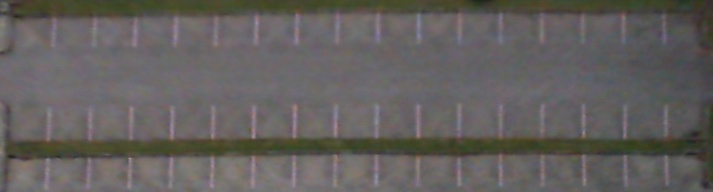
#> input picture testImages/Cloudy/2012-09-12/2012-09-12_06_05_16.jpg, 713 x 192 px
$ python -i transform_helper.py   (imports and definitions only)
#> lines starting #> are read from the running program, lines starting #| are printed output that depends on the picture; after the words box and inside, x2 and y2 are one past the last pixel; in counts of white or black regions, pixels touching at a corner belong together
#> further down, picture is the input picture: shape (192, 713, 3); mean B, G, R 93.7, 95.8, 99.2

import numpy as np
import cv2

################################# functions ####################################

# detects whether or not points in ordered_list are groups
def grouper(ordered_list, cluster_size, order):
    points = []
    for line in ordered_list:
        y = line[0][order]
        if len(points) == 0:
            points.append([y])
        else:
            sum = 0
            for x in points[len(points)-1]:
                sum+=x
            avg = sum / len(points[len(points)-1])
            if y - avg <= cluster_size:
                points[len(points)-1].append(y)
            else:
                points.append([y])
    return points


#helper function for the quicksort function
def partition(arr,low,high, index):
    i = ( low-1 )         # index of smaller element
    pivot = arr[high][0][index]     # pivot

    for j in range(low , high):

        # If current element is smaller than or
        # equal to pivot
        if   arr[j][0][index] <= pivot:

            # increment index of smaller element
            i = i+1
            arr[i],arr[j] = arr[j],arr[i]

    arr[i+1],arr[high] = arr[high],arr[i+1]
    return ( i+1 )

# Function to do Quick sort
def quickSort(arr,low,high,index):
    if low < high:
        pi = partition(arr,low,high,index)
        quickSort(arr, low, pi-1, index)
        quickSort(arr, pi+1, high, index)

def rgb_mask(image):
    im = np.copy(image)
    height, width, channels = im.shape
#> height = 192; width = 713; channels = 3

    # left white color mask
    white_left_lower = np.array([130,118,118], dtype=np.uint8)
    white_left_upper = np.array([255,150,255], dtype=np.uint8)
    white_left_mask = cv2.inRange(im, white_left_lower, white_left_upper)
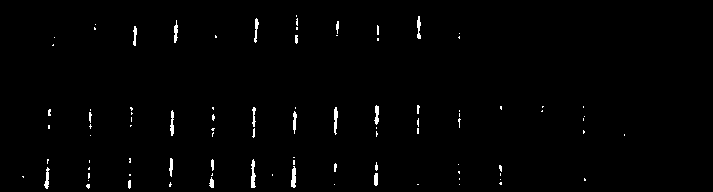
#> white_left_mask: shape (192, 713); 1.1% white; 91 white regions (69 under 20 px), largest, box (x1, y1, x2, y2) and area: (251, 159, 256, 188) 95, (291, 166, 296, 188) 84, (334, 107, 338, 135) 80
    white_left_mask[0:height, int(width/2)+30:width] = False
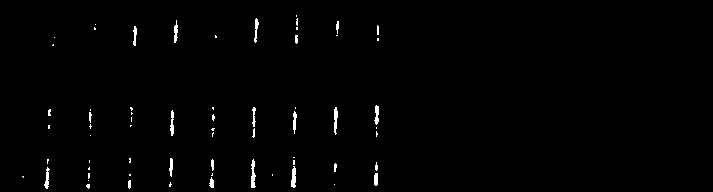
#> white_left_mask: shape (192, 713); 0.96% white; 64 white regions (44 under 20 px), largest, box (x1, y1, x2, y2) and area: (251, 159, 256, 188) 95, (291, 166, 296, 188) 84, (334, 107, 338, 135) 80

    # right white color mask
    white_right_lower = np.array([110,110,110], dtype=np.uint8)
    white_right_upper = np.array([255,255,255], dtype=np.uint8)
    white_right_mask = cv2.inRange(im, white_right_lower, white_right_upper)
#> white_right_mask: shape (192, 713); 10.7% white; 185 white regions (115 under 20 px), largest, box (x1, y1, x2, y2) and area: (167, 155, 364, 192) 4314, (10, 158, 145, 192) 1849, (26, 24, 82, 101) 1138
    white_right_mask[0:height, 0:int(width/2)+30] = False
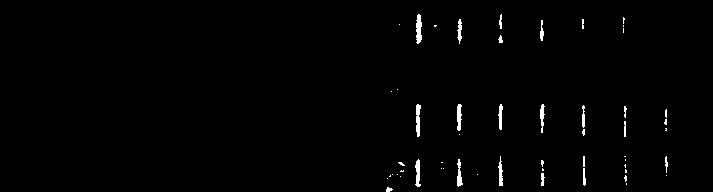
#> white_right_mask: shape (192, 713); 1.1% white; 53 white regions (33 under 20 px), largest, box (x1, y1, x2, y2) and area: (416, 14, 422, 44) 139, (416, 104, 421, 137) 123, (415, 159, 421, 187) 107

    # combine white masks
    white_mask = cv2.bitwise_or(white_left_mask, white_right_mask)
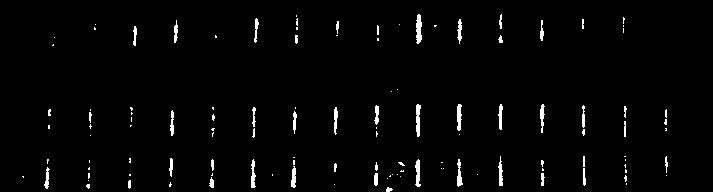
#> white_mask: shape (192, 713); 2% white; 117 white regions (77 under 20 px), largest, box (x1, y1, x2, y2) and area: (416, 14, 422, 44) 139, (416, 104, 421, 137) 123, (415, 159, 421, 187) 107

    # green color mask
    green_lower = np.array([0,0,0], dtype=np.uint8)
    green_upper = np.array([70,255,255], dtype=np.uint8)
    green_mask = cv2.inRange(im, green_lower, green_upper)
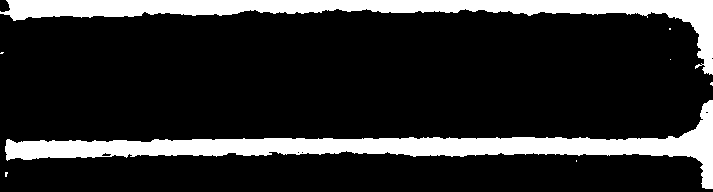
#> green_mask: shape (192, 713); 17.1% white; 8 white regions (6 under 20 px), largest, box (x1, y1, x2, y2) and area: (5, 100, 713, 189) 12633, (0, 0, 713, 75) 10787

    # combine the green and white masks
    mask = cv2.bitwise_or(white_mask, green_mask)
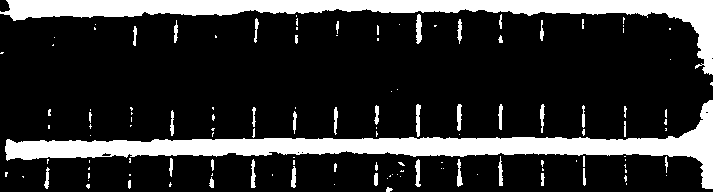
#> mask: shape (192, 713); 19.2% white; 125 white regions (83 under 20 px), largest, box (x1, y1, x2, y2) and area: (5, 100, 713, 189) 12633, (0, 0, 713, 75) 10787, (416, 14, 422, 44) 139

    # apply and return masks
    masked = cv2.bitwise_and(im, im, mask = mask)
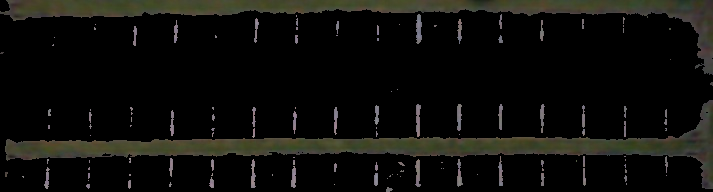
#> masked: shape (192, 713, 3); mean B, G, R 11.1, 14.3, 14.4
    return masked

>>> import cv2
>>> picture = cv2.imread('testImages/Cloudy/2012-09-12/2012-09-12_06_05_16.jpg')
>>> result = rgb_mask(picture)
